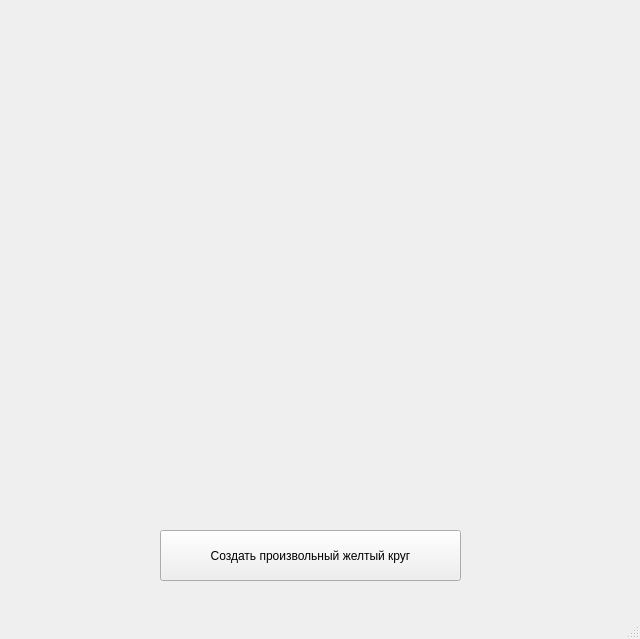
<?xml version="1.0" encoding="UTF-8"?>
<ui version="4.0">
 <class>MainWindow</class>
 <widget class="QMainWindow" name="MainWindow">
  <property name="geometry">
   <rect>
    <x>0</x>
    <y>0</y>
    <width>640</width>
    <height>639</height>
   </rect>
  </property>
  <property name="windowTitle">
   <string>MainWindow</string>
  </property>
  <widget class="QWidget" name="centralwidget">
   <widget class="QPushButton" name="btn">
    <property name="geometry">
     <rect>
      <x>160</x>
      <y>530</y>
      <width>301</width>
      <height>51</height>
     </rect>
    </property>
    <property name="text">
     <string>Создать произвольный желтый круг</string>
    </property>
   </widget>
  </widget>
  <widget class="QMenuBar" name="menubar">
   <property name="geometry">
    <rect>
     <x>0</x>
     <y>0</y>
     <width>640</width>
     <height>21</height>
    </rect>
   </property>
  </widget>
  <widget class="QStatusBar" name="statusbar"/>
 </widget>
 <resources/>
 <connections/>
</ui>
